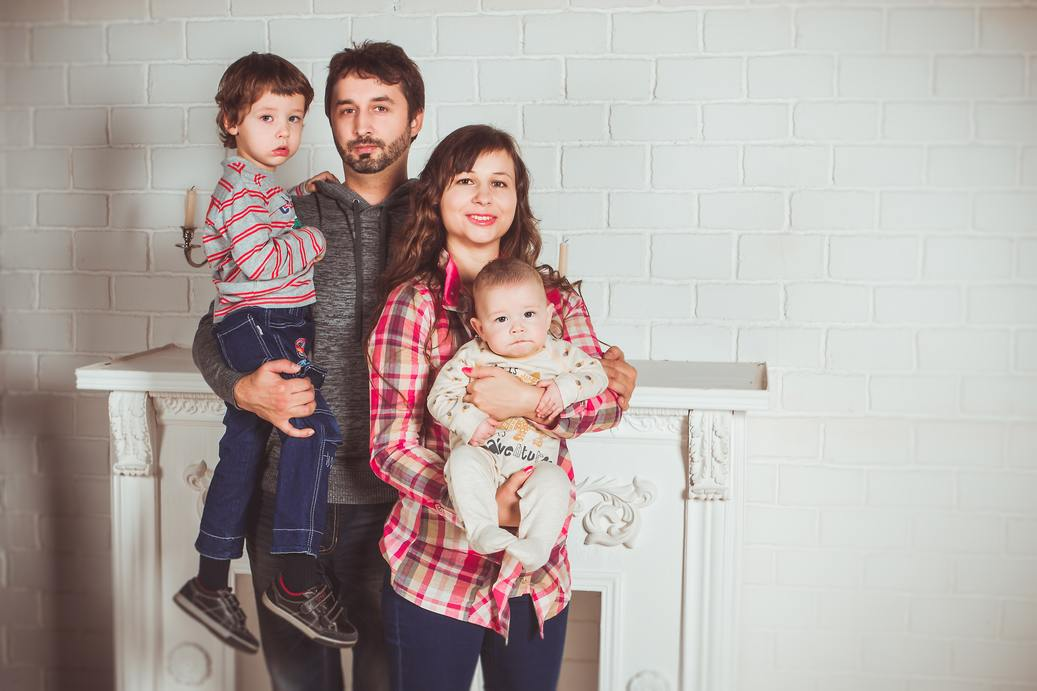
#> input picture CV1/name.jpg, 1037 x 691 px
$ python SimpleImageProcessing1.py
#> lines starting #> are read from the running program, lines starting #| are printed output that depends on the picture; after the words box and inside, x2 and y2 are one past the last pixel; in counts of white or black regions, pixels touching at a corner belong together
import cv2 as cv

#read image
original_image = cv.imread('name.jpg')
#> original_image is the input picture: shape (691, 1037, 3); mean B, G, R 163.9, 167.7, 177.5

#convert to gray format
gray_scale_image = cv.cvtColor(original_image,cv.COLOR_BGR2GRAY)
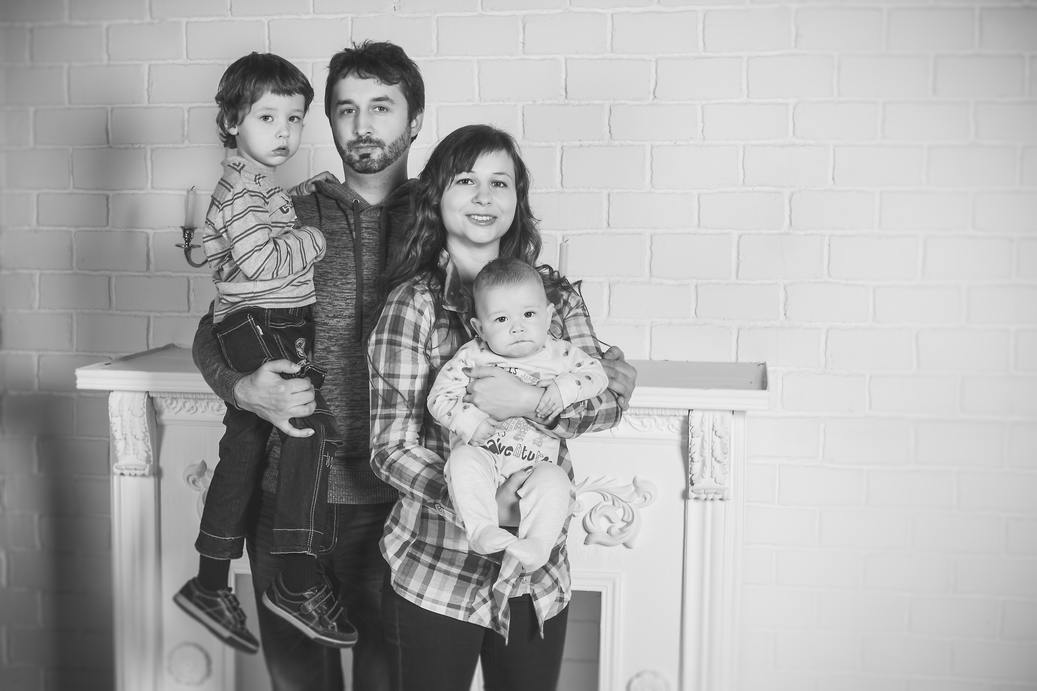
#> gray_scale_image: shape (691, 1037); min 9, max 254, mean 170.2

#CascadeClassifier pass path of the file commonly in this directory
face_cascade = cv.CascadeClassifier("/Users/avinashraj/PycharmProjects/CV1/haarcascade_frontalface_alt.xml")

#detect faces
detected_faces = face_cascade.detectMultiScale(gray_scale_image)
#> detected_faces = [[242, 90, 75, 75], [439, 150, 87, 87], [476, 285, 82, 82], [317, 73, 94, 94]]

#make a green mark/box around face
for (column, row, width, height) in detected_faces:
    cv.rectangle(
        original_image,
        (column, row),
        (column + width, row + height),
        (0, 255, 0),
        2
    )
#> this loop made 4 passes
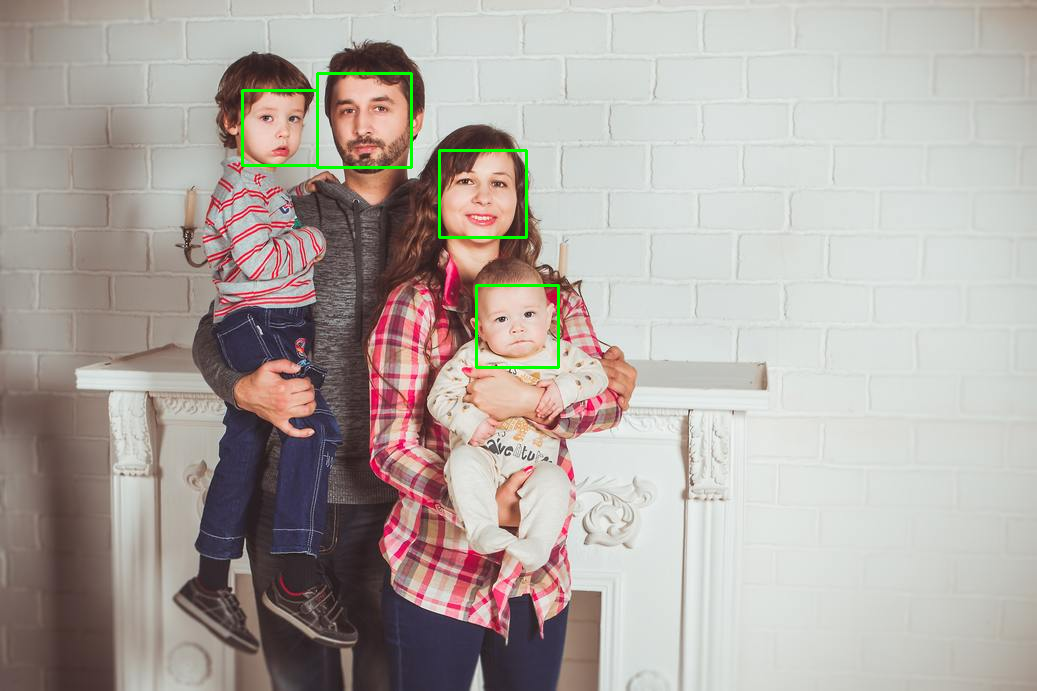
#> original_image: shape (691, 1037, 3); 0.53% of pixels changed, all inside (x1, y1, x2, y2) = (241, 72, 560, 369)

#show image
cv.imshow('Image', original_image)

#exit only on pressing q
if cv.waitKey(0) & 0xFF == ord('q'):
#> (key q is pressed here)
    cv.destroyAllWindows()

$ run again, with CV1/cats.jpg copied over CV1/name.jpg
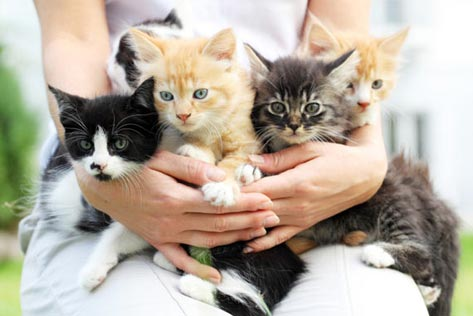
#> input picture CV1/cats.jpg, 473 x 316 px
#> original_image is the input picture: shape (316, 473, 3); mean B, G, R 161, 174.4, 183.9
#> `gray_scale_image = cv.cvtColor(original_image,cv.COLOR_BGR2GRAY)`:
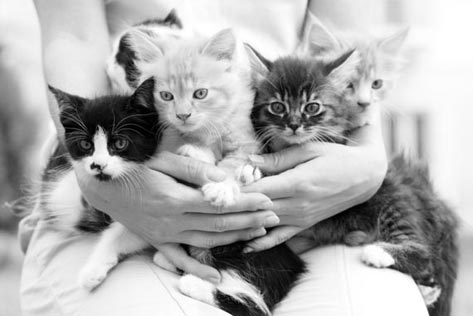
#> gray_scale_image: shape (316, 473); min 0, max 255, mean 175.7
#> detected_faces = ()

$ run again, with CV1/crowd.jpg copied over CV1/name.jpg
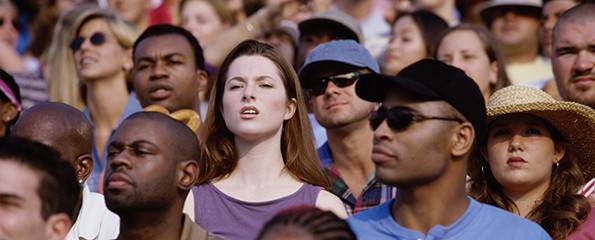
#> input picture CV1/crowd.jpg, 595 x 240 px
#> original_image is the input picture: shape (240, 595, 3); mean B, G, R 79.2, 82.2, 108.8
#> `gray_scale_image = cv.cvtColor(original_image,cv.COLOR_BGR2GRAY)`:
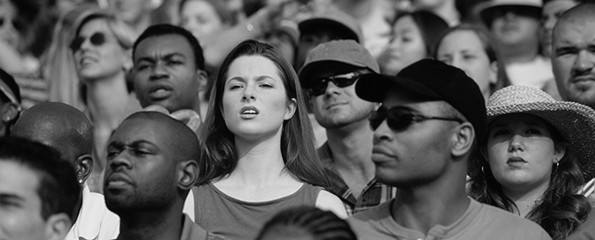
#> gray_scale_image: shape (240, 595); min 0, max 253, mean 89.9
#> detected_faces = [[127, 36, 68, 68], [215, 56, 72, 72], [430, 32, 60, 60], [482, 109, 71, 71]]
#> the loop `for (column, row, width, height) in detected_faces:` made 4 passes
#> after the loop `for (column, row, width, height) in detected_faces:`:
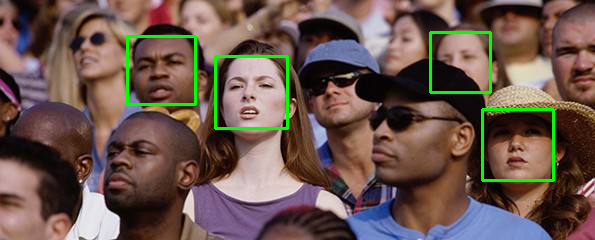
#> original_image: shape (240, 595, 3); 2.27% of pixels changed, all inside (x1, y1, x2, y2) = (126, 31, 555, 182)
